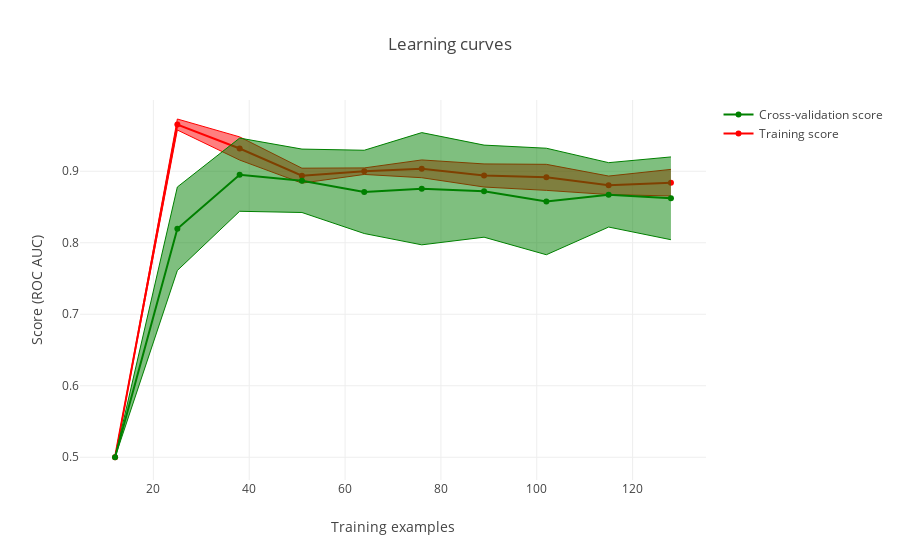

The cell this chart's notebook holds for it:
### Code cell
l = plot_learning_curve(
    estimator=model['xgboost'],
    X=X,
    y=y.ravel(),
    scoring=scoring,
    cv=5,
    train_sizes=np.linspace(.1, 1.0, 10))

py.iplot(l)

### Figure 1 — Plotly figure (JSON) as saved in the notebook; plotly's stock layout.template omitted (floating-point values rounded to 4 significant figures)
{"data": [{"marker": {"color": "red"}, "name": "Training score", "type": "scatter", "x": [12, 25, 38, 51, 64, 76, 89, 102, 115, 128], "y": [0.5, 0.9654, 0.9319, 0.8938, 0.9001, 0.9034, 0.8941, 0.8915, 0.8803, 0.884]}, {"line": {"color": "red", "width": 1}, "mode": "lines", "showlegend": false, "type": "scatter", "x": [12, 25, 38, 51, 64, 76, 89, 102, 115, 128], "y": [0.5, 0.9731, 0.9481, 0.9043, 0.9047, 0.9158, 0.9102, 0.9097, 0.8933, 0.9026]}, {"fill": "tonexty", "line": {"color": "red", "width": 1}, "mode": "lines", "showlegend": false, "type": "scatter", "x": [12, 25, 38, 51, 64, 76, 89, 102, 115, 128], "y": [0.5, 0.9577, 0.9156, 0.8834, 0.8955, 0.891, 0.8779, 0.8733, 0.8674, 0.8654]}, {"marker": {"color": "green"}, "name": "Cross-validation score", "type": "scatter", "x": [12, 25, 38, 51, 64, 76, 89, 102, 115, 128], "y": [0.5, 0.8196, 0.8952, 0.8867, 0.8711, 0.8756, 0.8722, 0.8577, 0.867, 0.8621]}, {"line": {"color": "green", "width": 1}, "mode": "lines", "showlegend": false, "type": "scatter", "x": [12, 25, 38, 51, 64, 76, 89, 102, 115, 128], "y": [0.5, 0.878, 0.9464, 0.931, 0.9294, 0.954, 0.9365, 0.9322, 0.912, 0.92]}, {"fill": "tonexty", "line": {"color": "green", "width": 1}, "mode": "lines", "showlegend": false, "type": "scatter", "x": [12, 25, 38, 51, 64, 76, 89, 102, 115, 128], "y": [0.5, 0.7612, 0.844, 0.8423, 0.8129, 0.7971, 0.8078, 0.7832, 0.8219, 0.8043]}], "layout": {"hovermode": "closest", "title": "Learning curves", "xaxis": {"title": "Training examples"}, "yaxis": {"title": "Score (ROC AUC)"}}}
